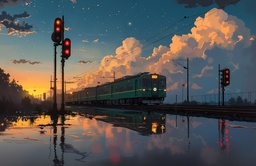
#> input picture static/0002.jpg, 256 x 166 px, shrunk from 629 x 408 before the run
$ python main.py
#> lines starting #> are read from the running program, lines starting #| are printed output that depends on the picture
#> further down, img is the input picture: PIL image 256x166 RGB; mean R, G, B 86.6, 86.1, 85
### encode.py
from PIL import Image
import math
import numpy as np

encode_characters = "0123456789ABCDEFGHIJKLMNOPQRSTUVWXYZabcdefghijklmnopqrstuvwxyz#$%*+,-.:;=?@[]^_{|}~"

def encode83(value, length):
    result = ""
    for i in range(length):
        digit = (value // (83 ** (length - i - 1))) % 83
        result += encode_characters[digit]
    return result

def sRGB_to_linear(value):
    v = value / 255.0
    return v / 12.92 if v <= 0.04045 else ((v + 0.055) / 1.055) ** 2.4

def linear_to_sRGB(value):
    v = max(0.0, min(1.0, value))
    if v <= 0.0031308:
        return int(v * 12.92 * 255 + 0.5)
    return int((1.055 * (v ** (1 / 2.4)) - 0.055) * 255 + 0.5)

def sign_pow(value, exp):
    return math.copysign(abs(value) ** exp, value)

def multiply_basis_function(pixels, width, height, bytes_per_row, bytes_per_pixel, pixel_offset, basis_func):
    r = g = b = 0.0
    for y in range(height):
        for x in range(width):
            idx = y * bytes_per_row + x * bytes_per_pixel + pixel_offset
            basis = basis_func(x, y)
            r += basis * sRGB_to_linear(pixels[idx])
            g += basis * sRGB_to_linear(pixels[idx + 1])
            b += basis * sRGB_to_linear(pixels[idx + 2])
    scale = 1.0 / (width * height)
    return (r * scale, g * scale, b * scale)

def encode_dc(value):
    r = linear_to_sRGB(value[0])
    g = linear_to_sRGB(value[1])
    b = linear_to_sRGB(value[2])
    return (r << 16) + (g << 8) + b

def encode_ac(value, max_value):
    quant_r = int(max(0, min(18, math.floor(sign_pow(value[0] / max_value, 0.5) * 9 + 9.5))))
    quant_g = int(max(0, min(18, math.floor(sign_pow(value[1] / max_value, 0.5) * 9 + 9.5))))
    quant_b = int(max(0, min(18, math.floor(sign_pow(value[2] / max_value, 0.5) * 9 + 9.5))))
    return quant_r * 19 * 19 + quant_g * 19 + quant_b

def blur_hash(image: Image.Image, components=(4, 3)):
#> called with components = (4, 3)
    image = image.convert("RGBA")
    width, height = image.size
#> width = 256; height = 166
    pixels = np.array(image).astype(np.uint8).flatten()
    bytes_per_pixel = 4
    bytes_per_row = width * bytes_per_pixel
#> bytes_per_row = 1024
    pixel_offset = 0

    factors = []
    for y in range(components[1]):
        for x in range(components[0]):
            normalisation = 1 if (x == 0 and y == 0) else 2
            basis_func = lambda i, j: normalisation * math.cos(math.pi * x * i / width) * math.cos(math.pi * y * j / height)
            factor = multiply_basis_function(pixels, width, height, bytes_per_row, bytes_per_pixel, pixel_offset, basis_func)
            factors.append(factor)
#> this loop made 3 passes

    dc = factors[0]
    ac = factors[1:]

    hash_str = ""
    size_flag = (components[0] - 1) + (components[1] - 1) * 9
    hash_str += encode83(size_flag, 1)

    if ac:
        max_value = max(max(abs(c) for c in f) for f in ac)
        quant_max = int(max(0, min(82, math.floor(max_value * 166 - 0.5))))
        max_value_encoded = (quant_max + 1) / 166
        hash_str += encode83(quant_max, 1)
    else:
        max_value_encoded = 1
        hash_str += encode83(0, 1)

    hash_str += encode83(encode_dc(dc), 4)

    for f in ac:
        hash_str += encode83(encode_ac(f, max_value_encoded), 2)
#> this loop made 11 passes
#> f on passes 1 to 11: (0.0682, 0.0444, 0.0167), (0.0179, 0.0139, 0.00777), (0.000934, -0.00105, -0.00314), (0.0356, 0.0479, 0.0525), (-0.0429, -0.008, 0.00686), (0.00123, -0.0012, -0.00264), (0.0119, 0.00269, -0.00129), (-0.0839, -0.031, 0.00699), (-0.0597, -0.0191, 0.00898), (0.00927, -0.00123, -0.00557), (0.00877, 0.00277, -0.0011)
#| BlurHash: LDC$l.^$xtjY.8EljYs,155rs9s,

    return {
        "blurhash": hash_str,
        "width": width,
        "height": height
    }

# [3 lines that do not run on import are left out]

### decode.py
from PIL import Image
import math
import numpy as np

# 编码/解码字典
encode_characters = "0123456789ABCDEFGHIJKLMNOPQRSTUVWXYZabcdefghijklmnopqrstuvwxyz#$%*+,-.:;=?@[]^_{|}~"
decode_characters = {char: i for i, char in enumerate(encode_characters)}

# decode83
def decode83(string):
#> called with string = 'L'
    value = 0
    for c in string:
        value = value * 83 + decode_characters[c]
    return value

# sRGB => Linear
def sRGB_to_linear(value):
    v = value / 255.0
    return v / 12.92 if v <= 0.04045 else ((v + 0.055) / 1.055) ** 2.4

# Linear => sRGB
def linear_to_sRGB(value):
    v = max(0.0, min(1.0, value))
    if v <= 0.0031308:
        return int(v * 12.92 * 255 + 0.5)
    return int((1.055 * (v ** (1 / 2.4)) - 0.055) * 255 + 0.5)

# signPow
def sign_pow(value, exp):
    return math.copysign(abs(value) ** exp, value)

# decodeDC
def decode_dc(value):
    r = value >> 16
    g = (value >> 8) & 255
    b = value & 255
    return (sRGB_to_linear(r), sRGB_to_linear(g), sRGB_to_linear(b))

# decodeAC
def decode_ac(value, maximum_value):
    quant_r = value // (19 * 19)
    quant_g = (value // 19) % 19
    quant_b = value % 19

    r = sign_pow((quant_r - 9) / 9.0, 2.0) * maximum_value
    g = sign_pow((quant_g - 9) / 9.0, 2.0) * maximum_value
    b = sign_pow((quant_b - 9) / 9.0, 2.0) * maximum_value
    return (r, g, b)

# 主函数：解码 blurhash 字符串为 Pillow Image
def decode_blurhash(blurhash: str, width: int, height: int, punch: float = 1.0) -> Image.Image:
    if len(blurhash) < 6:
        raise ValueError("BlurHash too short")

    size_flag = decode83(blurhash[0])
    num_y = (size_flag // 9) + 1
    num_x = (size_flag % 9) + 1

    quant_max = decode83(blurhash[1])
    max_value = (quant_max + 1) / 166.0

    expected_len = 4 + 2 * num_x * num_y
    if len(blurhash) != expected_len:
        raise ValueError("Invalid blurhash length")

    colors = []
    for i in range(num_x * num_y):
        if i == 0:
            value = decode83(blurhash[2:6])
            colors.append(decode_dc(value))
        else:
            start = 4 + i * 2
            value = decode83(blurhash[start:start + 2])
            colors.append(decode_ac(value, max_value * punch))

    img_array = np.zeros((height, width, 3), dtype=np.uint8)

    for y in range(height):
        for x in range(width):
            r = g = b = 0.0
            for j in range(num_y):
                for i in range(num_x):
                    basis = math.cos(math.pi * x * i / width) * math.cos(math.pi * y * j / height)
                    color = colors[i + j * num_x]
                    r += color[0] * basis
                    g += color[1] * basis
                    b += color[2] * basis
            img_array[y, x, 0] = linear_to_sRGB(r)
            img_array[y, x, 1] = linear_to_sRGB(g)
            img_array[y, x, 2] = linear_to_sRGB(b)

    return Image.fromarray(img_array, mode='RGB')

# [4 lines that do not run on import are left out]
    # img.save("decoded_image.png")  # 保存图像

### main.py
from PIL import Image

from decode import decode_blurhash
from encode import blur_hash

if __name__ == "__main__":
    img_path = "./static/0002.jpg"
    img = Image.open(img_path)
    blurhash_result = blur_hash(img, components=(4, 3))
    print("BlurHash:", blurhash_result["blurhash"])
    decoded_image = decode_blurhash(blurhash_result["blurhash"], blurhash_result["width"], blurhash_result["height"])
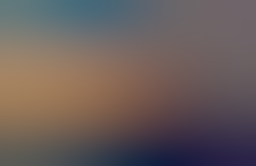
#> decoded_image: PIL image 256x166 RGB; mean R, G, B 105.4, 93.2, 91.4
    # decoded_image.show()  # 显示解码后的图像
    decoded_image.save(f"{img_path}".replace(".jpg", "_blurhash.jpg"))  # 保存解码后的图像
